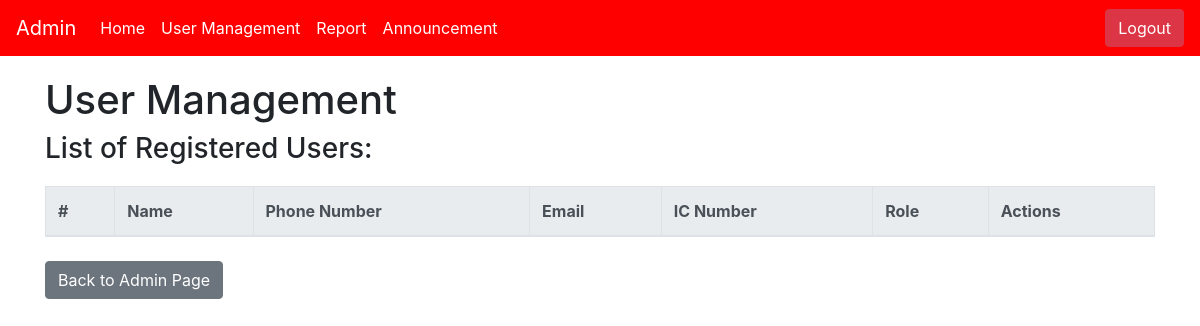
Before: /user_management with the older database file.
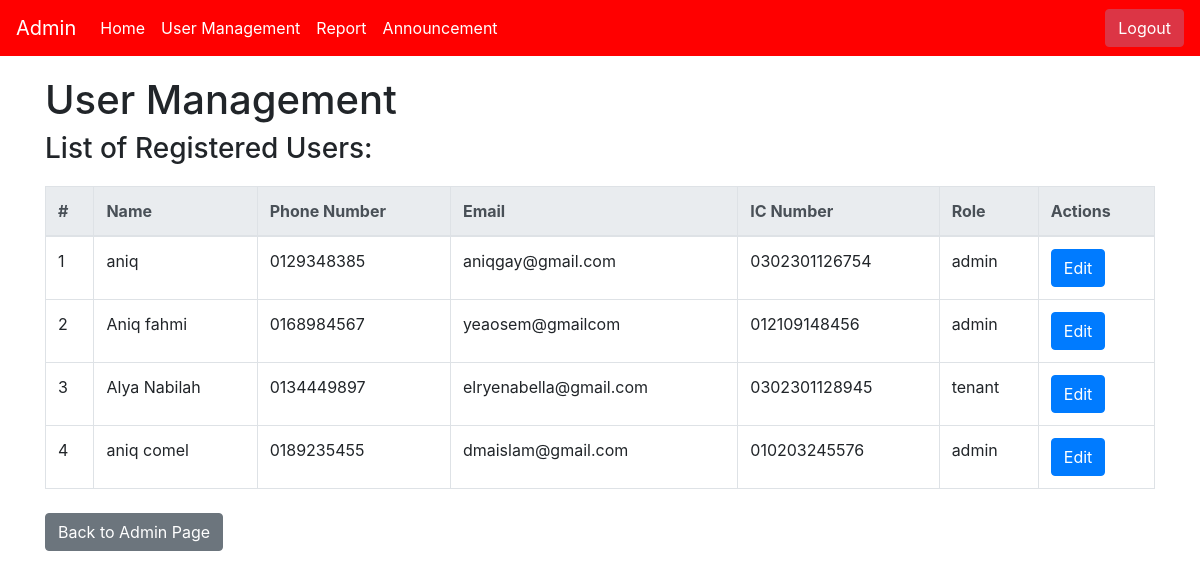
After: the same page with the newer database file.
### app.py (models this page shows)
class User(db.Model):
    __tablename__ = 'users'
    id = db.Column(db.Integer, primary_key=True)
    name = db.Column(db.String(100), nullable=False)
    phone_number = db.Column(db.String(20), nullable=False, unique=True)
    email = db.Column(db.String(120), nullable=False, unique=True)
    ic_number = db.Column(db.String(20), nullable=False, unique=True)
    password = db.Column(db.String(60), nullable=False)
    role = db.Column(db.String(10), nullable=False)
    qr_code = db.Column(db.String(255))

### app.py (the view)
@app.route('/user_management')
def user_management():
    users = User.query.all()
    return render_template('user_management.html', users=users)

### templates/user_management.html (shortened to what this page needs)
<!DOCTYPE html>
<html lang="en">
<head>
    <link rel="stylesheet" href="https://cdn.jsdelivr.net/npm/bootstrap@4.3.1/dist/css/bootstrap.min.css">
</head>
<body>
    <nav class="navbar navbar-expand-lg navbar-light" style="background-color: #FF0000; color: white;">
        <a class="navbar-brand" href="#" style="color: white;">Admin</a>
        <div class="collapse navbar-collapse" id="navbarNav">
          <ul class="navbar-nav">
            <li class="nav-item active">
              <a class="nav-link" href="#" style="color: white;">Home <span class="sr-only">(current)</span></a>
            </li>
            <li class="nav-item">
              <a class="nav-link" href="{{ url_for('user_management') }}" style="color: white;">User Management</a>
            </li>
            <li class="nav-item">
              <a class="nav-link" href="{{ url_for('view_incident_reports') }}" style="color: white;">Report</a>
            </li>
            <li class="nav-item">
              <a class="nav-link" href="{{ url_for('view_announcements') }}" style="color: white;">Announcement</a>
          </li>
          </ul>
        </div>
        <form class="form-inline my-2 my-lg-0 ml-auto" action="{{ url_for('logout') }}" method="post">
          <button type="submit" class="btn btn-danger">Logout</button>
        </form>
    </nav>
    <div class="container">
        <h1>User Management</h1>
        <div>
            <h3>List of Registered Users:</h3>
            <table class="table table-bordered">
                <thead class="thead-light">
                    <tr>
                        <th>#</th>
                        <th>Name</th>
                        <th>Phone Number</th>
                        <th>Email</th>
                        <th>IC Number</th>
                        <th>Role</th>
                        <th>Actions</th>
                    </tr>
                </thead>
                <tbody>
                    {% for user in users %}
                    <tr>
                        <td>{{ user.id }}</td>
                        <td>{{ user.name }}</td>
                        <td>{{ user.phone_number }}</td>
                        <td>{{ user.email }}</td>
                        <td>{{ user.ic_number }}</td>
                        <td>{{ user.role }}</td>
                        <td>
                            <a href="{{ url_for('edit_user', user_id=user.id) }}" class="btn btn-primary">Edit</a>
                        </td>
                    </tr>
                    {% endfor %}
                </tbody>
            </table>
        </div>
    </div>
    <div class="container mt-4">
        <a href="{{ url_for('admin_page') }}" class="btn btn-secondary">Back to Admin Page</a>
    </div>
</body>
</html>

### templates/user_management.html (style rules this page uses)
.container { margin-top: 20px; }
.table { margin-top: 20px; }
th, td { padding: 8px; }

Changed rows visible on the page:
added User: id "1", name "aniq", phone_number "0129348385", email "aniqgay@gmail.com", ic_number "0302301126754", role "admin"
added User: id "2", name "Aniq fahmi", phone_number "0168984567", email "yeaosem@gmailcom", ic_number "012109148456", role "admin"
added User: id "3", name "Alya Nabilah", phone_number "0134449897", email "elryenabella@gmail.com", ic_number "0302301128945", role "tenant"
added User: id "4", name "aniq comel", phone_number "0189235455", email "dmaislam@gmail.com", ic_number "010203245576", role "admin"
